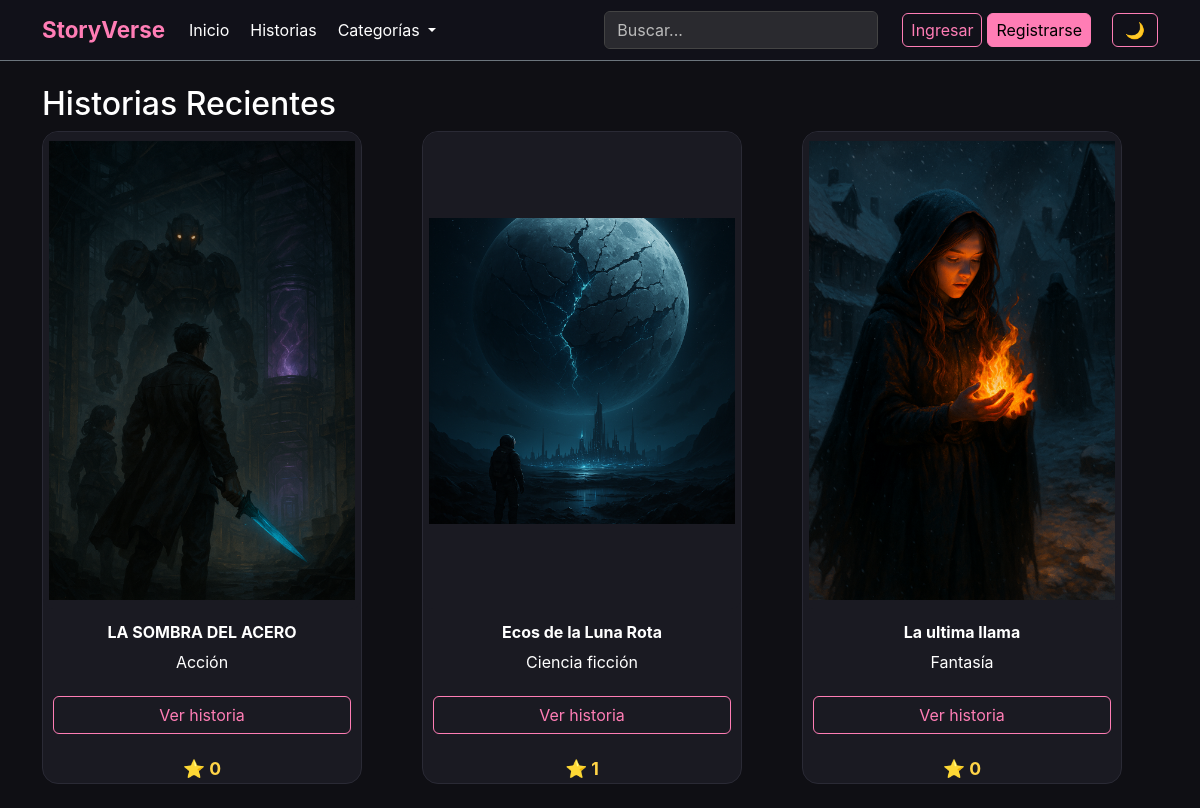
The page / on the database its author committed.
### core/models.py (models this page shows, shortened)
class Story(models.Model):
    STATUS_CHOICES = (
        ("draft", "Borrador"),
        ("published", "Publicado"),
    )
    title = models.CharField(max_length=200)
    slug = models.SlugField(unique=True, blank=True)
    description = models.TextField()
    author = models.ForeignKey(User, on_delete=models.CASCADE)
    category = models.ForeignKey(Category, on_delete=models.SET_NULL, null=True)
    cover_image = models.ImageField(
        upload_to="covers/",
        default="covers/default_cover.jpg",
        blank=True,
        null=True
    )
    status = models.CharField(max_length=10, choices=STATUS_CHOICES, default="draft")
    views = models.PositiveIntegerField(default=0)
    created_at = models.DateTimeField(auto_now_add=True)
    class Meta:
        verbose_name = "Historia"
        verbose_name_plural = "Historias"
        ordering = ["-created_at"]

class Category(models.Model):
    name = models.CharField(max_length=100, unique=True)
    slug = models.SlugField(unique=True, blank=True)
    class Meta:
        verbose_name = "Categoría"
        verbose_name_plural = "Categorías"

### core/views.py (the view)
def home(request):
    stories = Story.objects.order_by('-created_at')[:12]
    return render(request, 'core/home.html', {'stories': stories})

### core/context_processors.py (called while the page is built)
def categories_nav(request):
    return {
        "categories_nav": Category.objects.all().order_by("name")
    }

def favorite_stories(request):
    if request.user.is_authenticated:
        fav_ids = Favorite.objects.filter(user=request.user).values_list("story_id", flat=True)
        return {"favorite_stories_ids": list(fav_ids)}
    return {"favorite_stories_ids": []}

### templates/core/home.html (shortened to what this page needs)
{% extends "core/base.html" %}
{% block content %}
<h2>Historias Recientes</h2>
<div class="row">
    {% for story in stories %}
    <div class="col-md-6 col-lg-4 d-flex mb-4">
        <div class="card story-card w-100 position-relative">
            {% if story.cover_image %}
                <img src="{{ story.cover_image.url }}" class="card-img-top" alt="Portada">
            {% else %}
                <img src="/media/covers/default_cover.jpg" class="card-img-top" alt="Portada">
            {% endif %}
            <div class="card-body">
                <h4 class="card-title">{{ story.title }}</h4>
                <p class="text-muted">{{ story.category.name }}</p>
                <a href="{% url 'story_detail' story.slug %}" class="btn btn-outline-light btn-view">
                    Ver historia
                </a>
            </div>
            <div class="favorite-count">
                ⭐ {{ story.favorited_by.count }}
            </div>
        </div>
    </div>
    {% endfor %}
</div>
{% endblock %}

### templates/core/base.html (shortened to what this page needs)
<!DOCTYPE html>
<html lang="es">
<head>
    <link rel="stylesheet"
          href="https://cdn.jsdelivr.net/npm/bootstrap@5.3.0/dist/css/bootstrap.min.css">
    {% load static %}
    <link rel="stylesheet" href="{% static 'css/styles.css' %}">
</head>
<body>
<nav class="navbar navbar-expand-lg navbar-dark border-bottom border-secondary mb-4 sticky-top">
    <div class="container">
        <a class="navbar-brand" href="/">StoryVerse</a>
        <div class="collapse navbar-collapse" id="navbarNav">
            <ul class="navbar-nav me-auto">
                <li class="nav-item">
                    <a class="nav-link" href="/">Inicio</a>
                </li>
                <li class="nav-item">
                    <a class="nav-link" href="/historias/">Historias</a>
                </li>
                <li class="nav-item dropdown">
                    <a class="nav-link dropdown-toggle" href="#" data-bs-toggle="dropdown">
                        Categorías
                    </a>
                </li>
            </ul>
            <form action="{% url 'search_combined' %}" method="GET" class="d-flex align-items-center" id="searchForm">
                <input
                    type="text"
                    name="q"
                    class="form-control me-2"
                    placeholder="Buscar..."
                    id="searchInput"
                    required
                >
            </form>
            <ul class="navbar-nav ms-3">
                {% if user.is_authenticated %}
                    <li class="nav-item">
                        <a href="{% url 'profile' %}" class="nav-link btn-nav">Perfil</a>
                    </li>
                    <li class="nav-item">
                        <a href="{% url 'author_dashboard' %}" class="nav-link btn-nav">Mis historias</a>
                    </li>
                    <li class="nav-item">
                        <a href="{% url 'my_library' %}" class="nav-link btn-nav">Mi Biblioteca</a>
                    </li>
                    <li class="nav-item">
                        <a href="{% url 'logout' %}" class="nav-link btn-nav">Cerrar sesión</a>
                    </li>
                {% else %}
                    <li class="nav-item">
                        <a href="{% url 'login' %}" class="nav-link btn-nav">Ingresar</a>
                    </li>
                    <li class="nav-item">
                        <a href="{% url 'register' %}" class="nav-link btn-nav btn-pink">Registrarse</a>
                    </li>
                {% endif %}
            </ul>
            <button id="themeToggle" class="btn-nav ms-3" style="cursor:pointer;">🌙</button>
        </div>
    </div>
</nav>
<div class="container">
    {% block content %}{% endblock %}
</div>
</body>
</html>

### static/css/styles.css (style rules this page uses)
:root { --bg-color: #0f0f14; --text-color: #ffffff; --navbar-bg: #111119; --navbar-text: #ffffff; --dropdown-bg: #1c1c24; --dropdown-hover-bg: #ff7db5; --card-bg: #1a1a22; --card-border: #2a2a35; --input-bg: #1f1f2a; --border-color: #2a2a35; --hr-color: #2a2a35; --muted-text: #c7c7d3; --button-border: #ff7db5; --button-hover-bg: #ff7db5; --button-hover-text: #000; --content-bg: #ffffff; }
body { background-color: var(--bg-color); color: var(--text-color); transition: background 0.25s, color 0.25s; font-family: 'Inter', sans-serif; }
.navbar { background: var(--navbar-bg); color: var(--navbar-text); backdrop-filter: blur(6px); }
.navbar-brand { color: #ff7db5 !important; font-weight: 700; font-size: 1.4rem; }
.nav-link { color: var(--navbar-text) !important; transition: 0.2s; }
.navbar-nav .nav-item { margin-right: 5px; }
.btn-nav { padding: 4px 12px; border-radius: 6px; border: 1px solid var(--button-border); color: var(--button-border) !important; transition: 0.2s; }
.btn-pink { background-color: #ff7db5; color: #000 !important; border-radius: 6px; }
.btn-view { border: 1px solid var(--button-border); color: var(--button-border); background: transparent; padding: 6px 14px; border-radius: 6px; transition: 0.2s; }
#themeToggle { border: 1px solid var(--button-border); color: var(--button-border); padding: 4px 12px; border-radius: 6px; background: transparent; transition: 0.2s; }
.story-card { width: 100%; max-width: 320px; background: var(--card-bg); border-radius: 16px; overflow: hidden; border: 1px solid var(--card-border); transition: 0.25s; cursor: pointer; }
.story-card img { width: 100%; aspect-ratio: 2 / 3; object-fit: contain; background: var(--card-bg); padding: 6px; border-radius: 10px; }
.story-card .card-body { padding: 12px 10px; text-align: center; display: flex; flex-direction: column; gap: 6px; }
.story-card .card-title { font-size: 1rem; font-weight: 700; margin: 2px 0; }
.favorite-count { color: #ffd447 !important; font-size: 1.1rem !important; text-align: center; margin-top: 10px; display: flex; justify-content: center; align-items: center; gap: 6px; }
.text-muted { color: var(--muted-text) !important; }
.story-card h3, .story-card h4, .story-card h5, .story-card h6, .story-card p, .story-card span { color: var(--text-color) !important; }
.favorite-count { font-size: 0.9rem; color: #ffdd77; font-weight: bold; }
form textarea, form input { background-color: var(--input-bg) !important; color: var(--text-color) !important; border: 1px solid var(--border-color) !important; }
form textarea::placeholder, form input::placeholder { color: var(--muted-text); }
.navbar .form-control { background-color: #2a2a2f !important; color: #ffffff !important; border: 1px solid #444 !important; }
.navbar .form-control::placeholder { color: #bbbbbb !important; }

### rows shown on the page
Story: cover_image (picture), title "LA SOMBRA DEL ACERO", category.name "Acción", favorited_by.count "0"
Story: cover_image (picture), title "Ecos de la Luna Rota", category.name "Ciencia ficción", favorited_by.count "1"
Story: cover_image (picture), title "La ultima llama", category.name "Fantasía", favorited_by.count "0"
